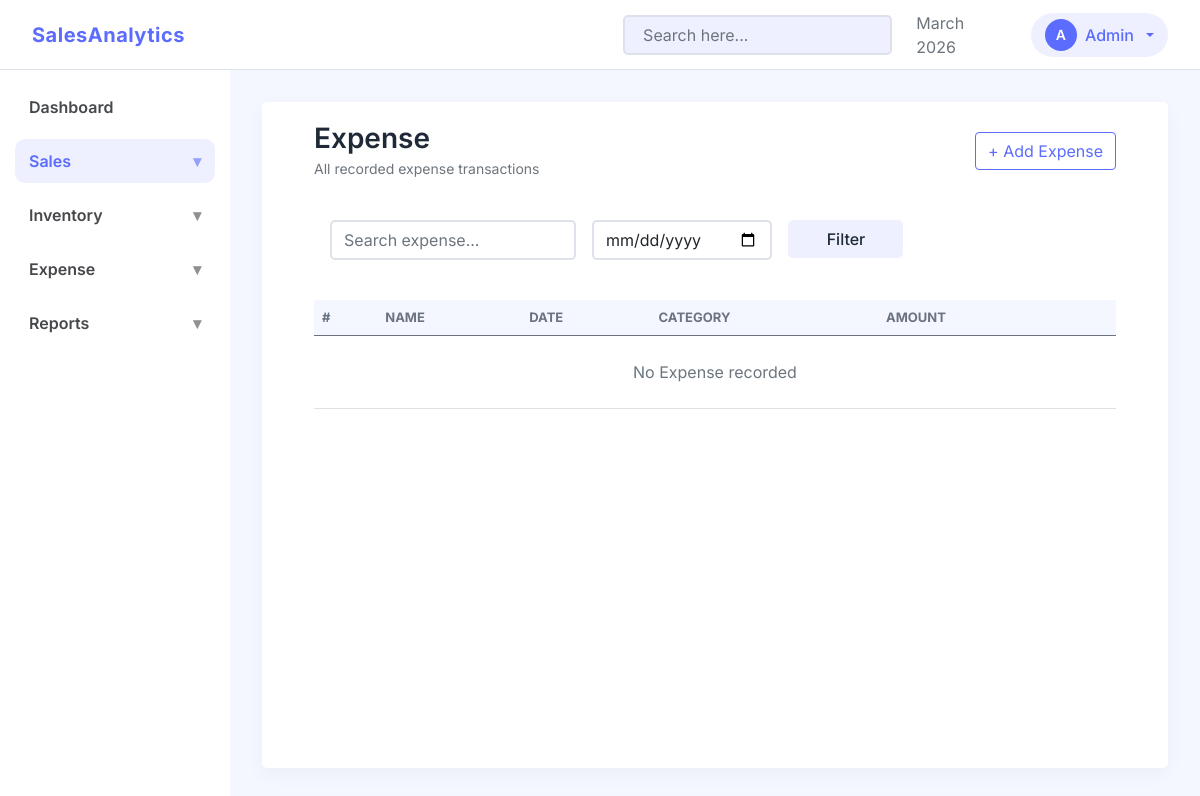
/expense/list/, run on an earlier commit of the app's database.
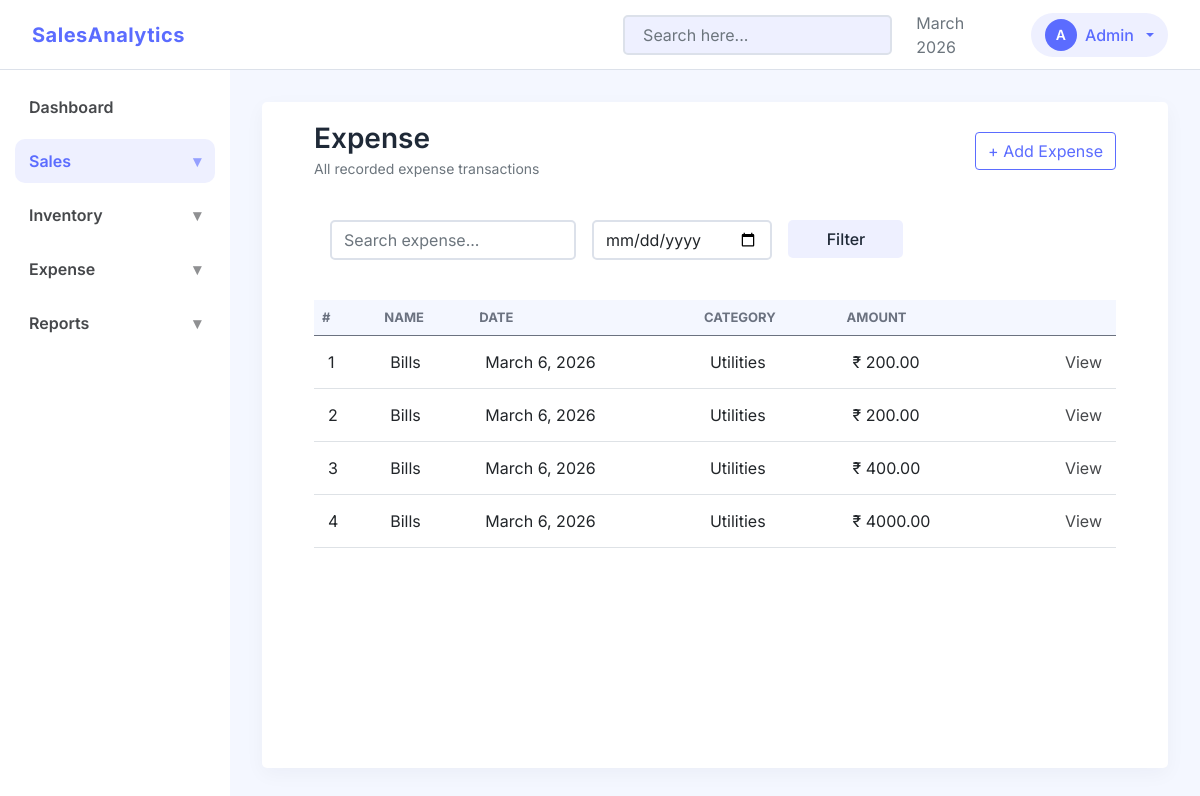
And on a later commit of the database.
### finance/models.py (models this page shows, shortened)
class Expense(models.Model):
    name = models.CharField(max_length=100)
    category = models.ForeignKey(ExpenseCategory, on_delete=models.CASCADE, related_name="expenses", db_index=True)
    amount = models.DecimalField(max_digits=12, decimal_places=2)
    description = models.TextField(blank=True)
    expense_date = models.DateField(db_index=True, default=localdate)
    updated_at = models.DateTimeField(auto_now=True)
    created_at = models.DateTimeField(auto_now_add=True)

class ExpenseCategory(models.Model):
    name = models.CharField(db_index=True, max_length=100, unique=True)
    description = models.TextField(blank=True)
    updated_at = models.DateTimeField(auto_now=True)
    created_at = models.DateTimeField(auto_now_add=True)
    def __str__(self):
        return self.name

### finance/views.py (the view)
# urls.py: path('list/', views.ExpenseListView.as_view(), name='expense_list'),
class ExpenseListView(ListView):
    model = Expense
    template_name = "expense/expense_list.html"
    context_object_name = "expenses"
    ordering = "-expense_date"

### templates/expense/expense_list.html (shortened to what this page needs)
{% extends "base.html" %}
{% load static %}
{% block css_files%}
    <link rel="stylesheet" href="{% static 'css/apps/list.css' %}">
{% endblock %}
{% block content %}
<div class="container-fluid">
    <div class="d-flex justify-content-between align-items-center mb-4">
        <div>
            <h3 class="section-title mb-0">Expense</h3>
            <small class="text-muted">All recorded expense transactions</small>
        </div>
        <a href="{% url 'add_expense' %}" class="btn btn-secondary">
            + Add Expense
        </a>
    </div>
    <div class="card-soft mb-4 p-3">
        <div class="row g-3">
            <div class="col-md-4">
                <input type="text"
                       class="form-control"
                       placeholder="Search expense...">
            </div>
            <div class="col-md-3">
                <input type="date" class="form-control">
            </div>
            <div class="col-md-2">
                <button class="btn btn-soft w-100">
                    Filter
                </button>
            </div>
        </div>
    </div>
    <div class="card-soft">
        <div class="table-responsive">
            <table class="table table-hover align-middle data-table mb-0">
                <thead>
                    <tr>
                        <th>#</th>
                        <th>Name</th>
                        <th>Date</th>
                        <th>Category</th>
                        <th>Amount</th>
                        <th></th>
                    </tr>
                </thead>
                <tbody>
                    {% for expense in expenses %}
                    <tr>
                        <td>{{ forloop.counter }}</td>
                        <td>
                            {{ expense.name }}
                        </td>
                        <td>{{ expense.expense_date }}</td>
                        <td>
                            <span class="badge-soft badge-success">
                                {{ expense.category }}
                            </span>
                        </td>
                        <td class="fw-semibold">
                            ₹ {{ expense.amount }}
                        </td>
                        <td class="text-end">
                            <a href="{% url 'expense_detail' expense.id %}">View</a>
                        </td>
                    </tr>
                    {% empty %}
                    <tr>
                        <td colspan="7" class="text-center py-4 text-muted">
                            No Expense recorded
                        </td>
                    </tr>
                    {% endfor %}
                </tbody>
            </table>
        </div>
    </div>
</div>
{% endblock %}

What changed in the data, as far as the page shows it:
added Expense: name "Bills", expense_date "March 6, 2026", category "Utilities", amount "200.00"
added Expense: name "Bills", expense_date "March 6, 2026", category "Utilities", amount "200.00"
added Expense: name "Bills", expense_date "March 6, 2026", category "Utilities", amount "400.00"
added Expense: name "Bills", expense_date "March 6, 2026", category "Utilities", amount "4000.00"
Also different on the page:
text no longer shown: "No Expense recorded"
